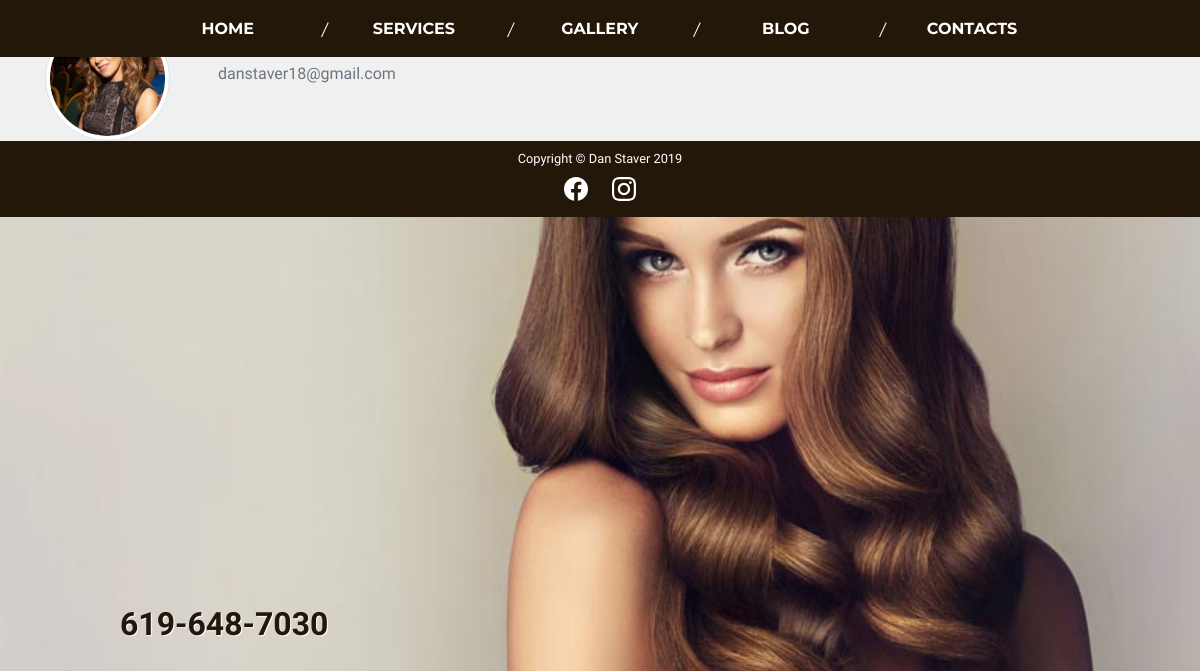
/profile/hp, run on an earlier commit of the app's database.
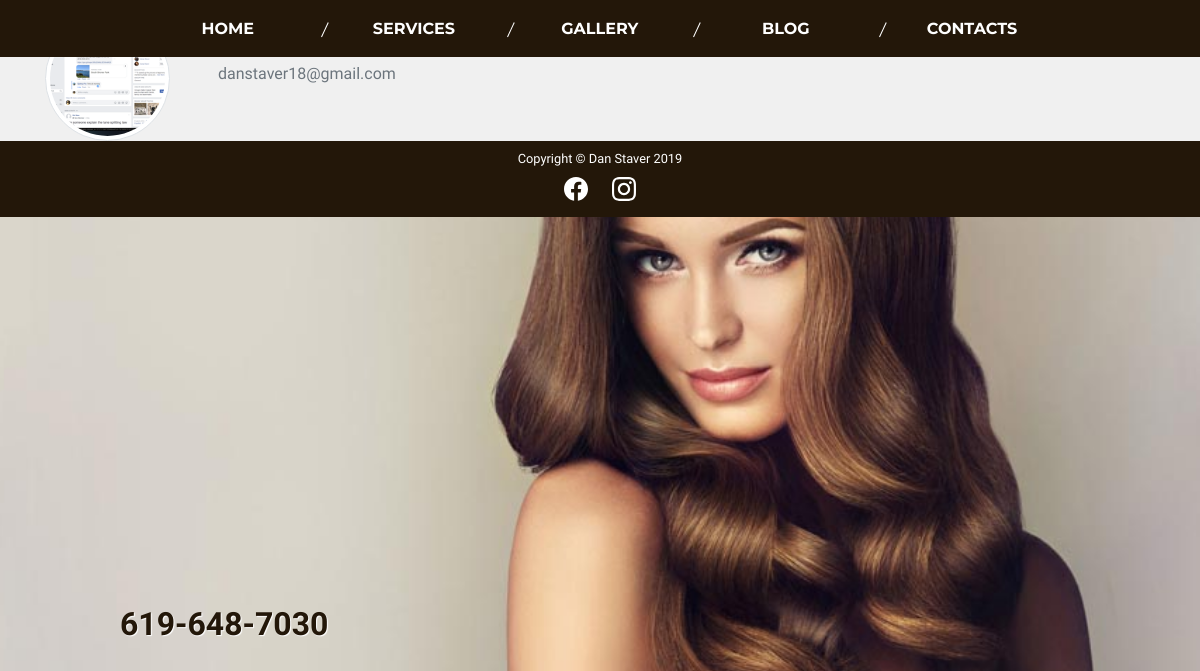
And on a later commit of the database.
### users/models.py (models this page shows, shortened)
class Profile(models.Model):
    user = models.OneToOneField(User, on_delete=models.CASCADE)
    image = models.ImageField(default='default_profile.jpg', upload_to='profile_pics')

### users/views.py (the view)
# urls.py: path('profile/<str:username>', user_views.profile_detail, name='profile-detail'),
def profile_detail(request, username):
    details = get_object_or_404(Profile, user__username=username)
    return render(request, 'users/profile_detail.html', {'details': details})

### users/templates/users/profile_detail.html (shortened to what this page needs)
{% extends "site_content/base.html" %}
{% block content %}
    <div class="container content-section mr-auto">
      <div class="media pt-3">
        <img class="img-thumbnail rounded-circle mr-5" style="width: 125px; height: 125px;" src="{{ details.image.url }}">
        <div class="media-body">
          <h2 class="account-heading">{{ details.user }}</h2>
          <p class="text-secondary">{{ details.user.email }}</p>
        </div>
      </div>
    </div>
{% endblock content %}

### site_content/templates/site_content/base.html (shortened to what this page needs)
{% load static %}
<!doctype html>
<html lang="en">
<head>
    <link rel="stylesheet" href="https://stackpath.bootstrapcdn.com/bootstrap/4.3.1/css/bootstrap.min.css"
>
    <link rel="stylesheet" type="text/css" href="{% static 'site_content/styles.css' %}">
</head>
<body>
    <nav class="navbar navbar-default navbar-expand-md fixed-top px-0 py-2">
        <div class="collapse navbar-collapse flex-column" id="navbarResponsive">
            <ul class="navbar-nav">
                <li class="nav-item">
                    <a class="nav-link {% if request.resolver_match.url_name == 'index' %}active{% endif %}"
                        href="{% url 'index' %}">HOME</a>
                </li>
                <li class="nav-item">
                    <a class="nav-link  {% if request.resolver_match.url_name == 'services' %}active{% endif %}"
                        href="{% url 'services' %}">SERVICES</a>
                </li>
                <li class="nav-item">
                    <a class="nav-link {% if request.resolver_match.url_name == 'gallery' %}active{% endif %}"
                        href="{% url 'gallery' %}">GALLERY</a>
                </li>
                <li class="nav-item">
                    <a class="nav-link {% if request.resolver_match.url_name == 'blog' %}active{% endif %}"
                        href="{% url 'blog'  %}">BLOG</a>
                </li>
                <li class="nav-item">
                    <a class="nav-link  {% if request.resolver_match.url_name == 'contact' %}active{% endif %}"
                        href="{% url 'contact' %}">CONTACTS</a>
                </li>
            </ul>
        </div>
    </nav>
    <header class="{% if request.resolver_match.url_name == 'index' %}h-100{% endif %}">
        <a href="tel:+16196487030" id="telephone">619-648-7030</a>
    </header>
    <main role="main">
        {% block content %}{% endblock content %}
    </main>
    <footer class="container-fluid footer mt-auto pt-2">
        <span class="row text-white justify-content-center"><small>Copyright &copy; Dan Staver
                {% now "Y" %}</small></span>
        <span class="row justify-content-center pt-2 pb-3">
            <a href="https://www.facebook.com/diana.fleur.5" aria-label="Connect on facebook"></a>
            <a href="https://www.instagram.com/diana.staver/" aria-label="Follow me on Instagram"></a>
        </span>
    </footer>
</body>
</html>

### site_content/static/site_content/styles.css (style rules this page uses)
html, body { height: 100%; background-color: #f0f0f0; }
body { padding: 0; margin: 0; font-family: "Raleway", sans-serif; color: #231709; background-image: url("images/background_576.jpg"); background-position: center 52.8px; background-repeat: no-repeat; background-size: cover; -moz-background-size: cover; -webkit-background-size: cover; -o-background-size: cover; }
main { background-color: #f0f0f0; }
nav.navbar-default { background-color: #231709 !important; }
li.nav-item a.nav-link { font: bold 0.8rem 'Montserrat', sans-serif; margin: 0 0 !important; padding: 10px 20px !important; color: white !important; border: 1px solid rgba(0, 0, 0 ,0); display: inline-block; min-width: 120px; }
ul.navbar-nav li.nav-item:nth-child(n+2)::after { display: none; content: ""; height: 16px; margin-top: -20px; width: 1px; background-color: white; transform: rotate(25deg) translateY(-50%); }
#telephone { position: absolute; text-decoration: none !important; font-family: "Raleway", sans-serif; font-size: 1.5rem; font-weight: 700; color: #231709; text-shadow: 1px 1px 1px white; top: 90%; left: 10%; }
footer { background-color: #231709 !important; }
footer svg { height: 24px; width: 24px; }
@media only screen and (min-width: 768px) { body { background-image: url("images/background_768.jpg"); } }
@media only screen and (min-width: 768px) { #telephone { font-size: 2rem; top: 75%; left: 10%; } }
@media only screen and (min-width: 768px) { li.nav-item a.nav-link { margin: 0 14px !important; padding: 10px 14px !important; text-align: center; } }
@media only screen and (min-width: 768px) { ul.navbar-nav li.nav-item:nth-child(n+2)::after { display: block; } }
@media only screen and (min-width: 992px) { body { background-image: url("images/background_992.jpg"); } }
@media only screen and (min-width: 992px) { li.nav-item a.nav-link { margin: 0 33px !important; font-size: 1rem; } }
@media only screen and (min-width: 1200px) { body { background-image: url("images/background_1200.jpg"); } }

What changed in the data, as far as the page shows it:
changed Profile "danstaver18@gmail.com": image: a different picture
